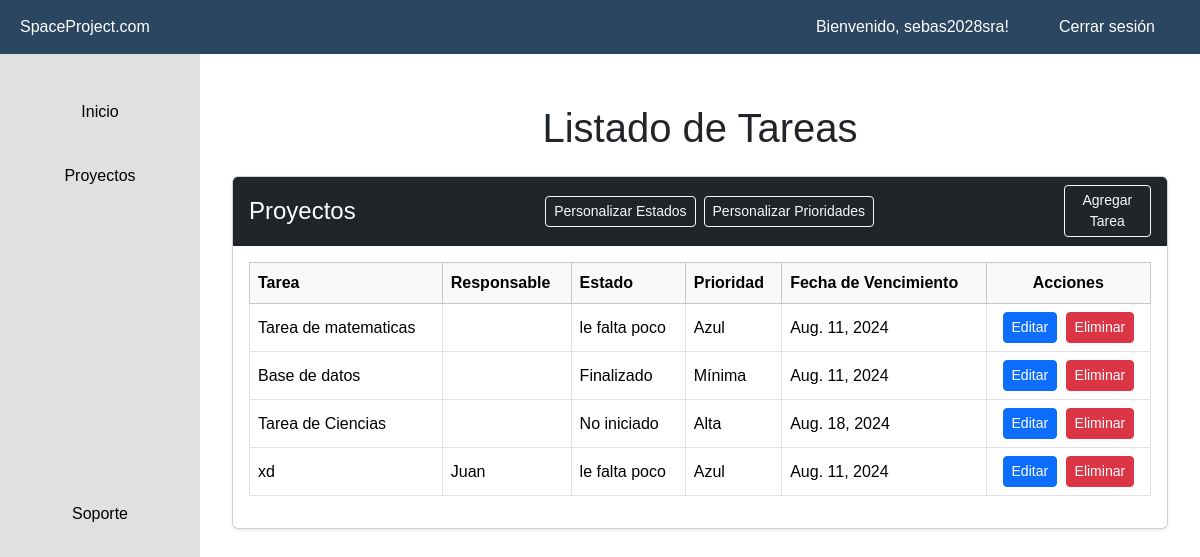
/index/ (signed in), run on an earlier commit of the app's database.
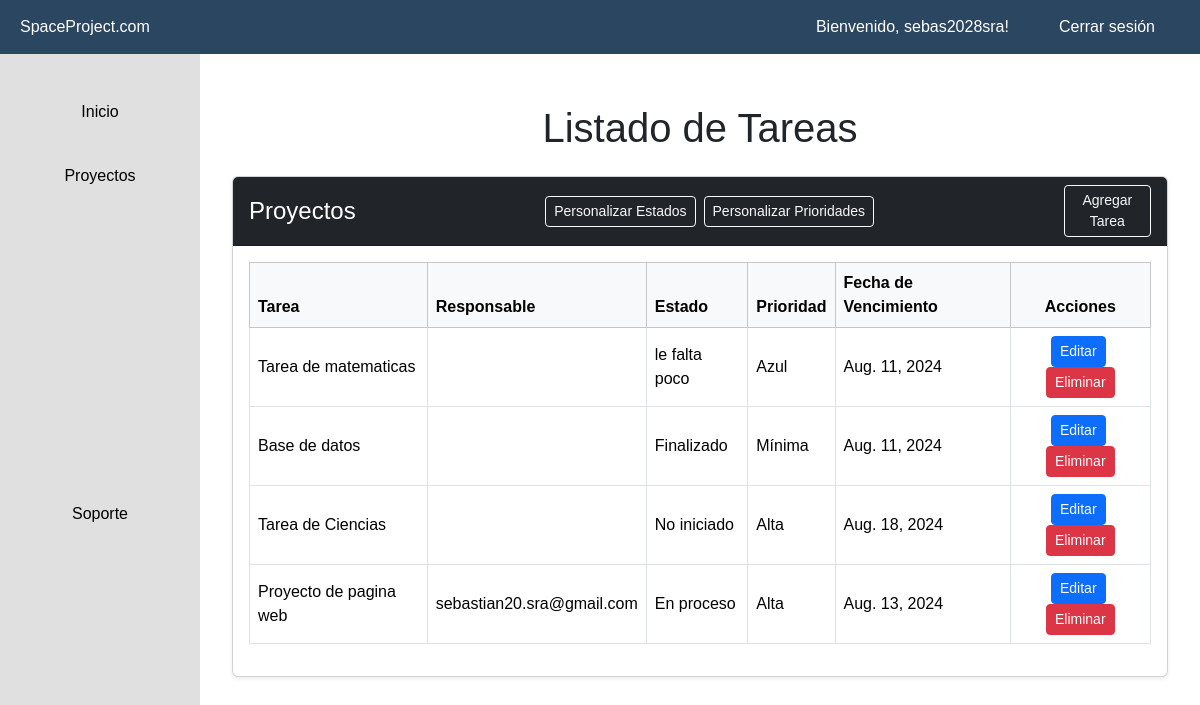
And on a later commit of the database.
### gestor/models.py (models this page shows, shortened)
class Proyecto(models.Model):
    id_proyecto = models.AutoField(primary_key=True, verbose_name='ID Proyecto')
    nombre_proyecto = models.CharField(max_length=255)
    responsable = models.EmailField(null=True, blank=True)
    id_estado = models.ForeignKey(Estado, on_delete=models.CASCADE)
    id_prioridad = models.ForeignKey(Prioridad, on_delete=models.CASCADE)
    fecha_vencimiento = models.DateField(default=timezone.now() + timedelta(days=30))
    id_usuario = models.ForeignKey(User, on_delete=models.CASCADE)

class Estado(models.Model):
    id_estado = models.AutoField(primary_key=True, verbose_name='ID Estado')
    descripcion_estado = models.CharField(max_length=50)
    id_usuario = models.ForeignKey(User, null=True, blank=True, on_delete=models.CASCADE)

class Prioridad(models.Model):
    id_prioridad = models.AutoField(primary_key=True, verbose_name='ID Prioridad')
    descripcion_prioridad = models.CharField(max_length=50)
    id_usuario = models.ForeignKey(User, null=True, blank=True, on_delete=models.CASCADE)

### gestor/views.py (the view)
# urls.py: path('index/', proyectos, name='index'),
@login_required(login_url='/accounts/login/')
def proyectos(request):
    proyectos = Proyecto.objects.filter(id_usuario=request.user)
    estados = Estado.objects.all()
    prioridades = Prioridad.objects.all()
    return render(request, 'proyectos/index.html', {
        'proyectos': proyectos,
        'estados': estados,
        'prioridades': prioridades,
    })

### gestor/templates/proyectos/index.html (shortened to what this page needs)
{% extends "base.html" %}
{% block contenido %}
<h1 class="text-center my-4">Listado de Tareas</h1>
<div class="container">
    <div class="card shadow-sm mb-4">
        <div class="card-header d-flex justify-content-between align-items-center bg-dark text-white">
            <h4 class="mb-0">Proyectos</h4>
            <div class="d-flex justify-content-center w-100">
                <a href="{% url 'custom_estado' %}" class="btn btn-outline-light btn-sm me-2">Personalizar Estados</a>
                <a href="{% url 'custom_prioridad' %}" class="btn btn-outline-light btn-sm">Personalizar Prioridades</a>
            </div>
            <a href="{% url 'agregar_proyecto' %}" class="btn btn-outline-light btn-sm">Agregar Tarea</a>
        </div>
        <div class="card-body">
            <div class="table-responsive">
                <table id="example" class="table table-hover table-bordered align-middle">
                    <thead class="table-light">
                        <tr>
                            <th scope="col">Tarea</th>
                            <th scope="col">Responsable</th>
                            <th scope="col">Estado</th>
                            <th scope="col">Prioridad</th>
                            <th scope="col">Fecha de Vencimiento</th>
                            <th scope="col" class="text-center">Acciones</th>
                        </tr>
                    </thead>
                    <tbody>
                        {% for proyecto in proyectos %}
                        <tr>
                            <td>{{ proyecto.nombre_proyecto }}</td>
                            <td>{{ proyecto.responsable }}</td>
                            <td>{{ proyecto.id_estado.descripcion_estado }}</td>
                            <td>{{ proyecto.id_prioridad.descripcion_prioridad }}</td>
                            <td>{{ proyecto.fecha_vencimiento }}</td>
                            <td class="text-center">
                                <a href="{% url 'actualizar_proyecto' proyecto.id_proyecto %}" class="btn btn-primary btn-sm me-1">Editar</a>
                                <a href="{% url 'eliminar_proyecto' proyecto.id_proyecto %}" class="btn btn-danger btn-sm">Eliminar</a>
                            </td>
                        </tr>
                        {% endfor %}
                    </tbody>
                </table>
            </div>
        </div>
    </div>
</div>
{% endblock %}

### gestor/templates/base.html (shortened to what this page needs)
{% load static %}
<!doctype html>
<html lang="es">
<head>
    <link href="https://cdn.jsdelivr.net/npm/bootstrap@5.3.2/dist/css/bootstrap.min.css" rel="stylesheet" />
</head>
<body>
    <div class="navbar-top">
        <div>
            <span>SpaceProject.com</span>
        </div>
        <div>
            <ul class="nav">
                {% if user.is_authenticated %}
                    <li class="nav-item">
                        <span class="nav-link">Bienvenido, {{ user.username }}!</span>
                    </li>
                    <li class="nav-item">
                        <a class="nav-link" href="{% url 'logout' %}">Cerrar sesión</a>
                    </li>
                {% endif %}
            </ul>
        </div>
    </div>
    <div class="sidebar">
        <ul class="nav flex-column">
            <li class="nav-item">
                <a class="nav-link active" href="{% url 'inicio' %}">Inicio</a>
            </li>
            <li class="nav-item">
                <a class="nav-link" href="{% url 'index' %}">Proyectos</a>
            </li>
        </ul>
        <ul class="nav flex-column nav-support">
            <li class="nav-item">
                <a class="nav-link" href="{% url 'soporte' %}">Soporte</a>
            </li>
        </ul>
    </div>
    <div class="content">
        {% block contenido %}{% endblock %}
    </div>
</body>
</html>

### gestor/templates/base.html (style rules this page uses)
body { display: flex; min-height: 100vh; flex-direction: column; margin: 0; font-family: 'Arial', sans-serif; }
.navbar-top { width: 100%; background-color: #2b4661; color: white; display: flex; justify-content: space-between; padding: 10px 20px; position: fixed; top: 0; left: 0; z-index: 1000; align-items: center; }
.navbar-top .nav-item { margin: 0 10px; }
.navbar-top .nav-link { color: white; padding: 5px 15px; border-radius: 20px; text-decoration: none; }
.sidebar { width: 200px; background-color: #e0e0e0; padding-top: 60px; position: fixed; top: 0; bottom: 0; left: 0; display: flex; flex-direction: column; justify-content: space-between; z-index: 999; }
.sidebar .nav { flex-grow: 1; padding: 20px 0; }
.sidebar .nav-item { margin: 10px 0; }
.sidebar .nav-link { color: #000000; padding: 10px; border-radius: 10px; text-decoration: none; text-shadow: 1px 1px 2px #2b4661(126, 185, 245); text-align: center; }
.sidebar .nav-support { margin-top: auto; }
.content { margin-left: 200px; margin-top: 60px; padding: 20px; flex-grow: 1; }

What changed in the data, as far as the page shows it:
removed Proyecto: nombre_proyecto "xd", responsable "Juan", id_estado.descripcion_estado "le falta poco", id_prioridad.descripcion_prioridad "Azul", fecha_vencimiento "Aug. 11, 2024"
added Proyecto: nombre_proyecto "Proyecto de pagina web", responsable "sebastian20.sra@gmail.com", id_estado.descripcion_estado "En proceso", id_prioridad.descripcion_prioridad "Alta", fecha_vencimiento "Aug. 13, 2024"
